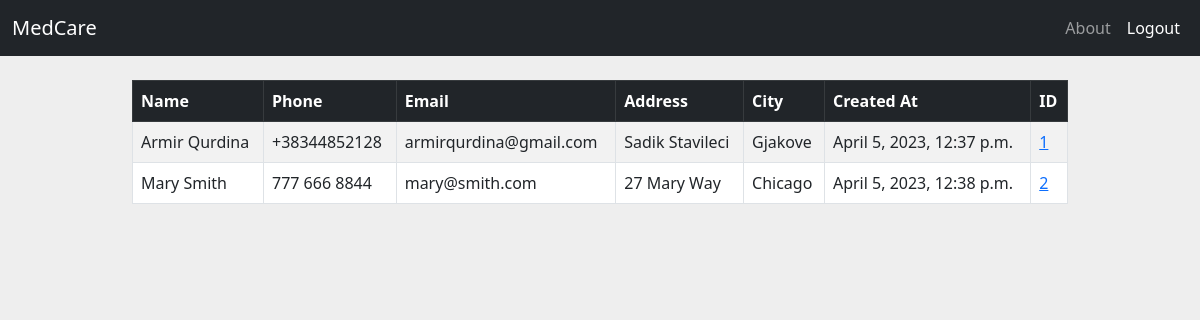
The app's page / (signed in) with its own data.
### main/models.py (models this page shows, shortened)
class Patient(models.Model):
    created_at = models.DateTimeField(auto_now_add=True)
    first_name = models.CharField(max_length=50)
    last_name = models.CharField(max_length=50)
    phone = models.CharField(max_length=20)
    email = models.CharField(max_length=100)
    address = models.CharField(max_length=100)
    city = models.CharField(max_length=50)

### main/views.py (the view)
# urls.py: path("", views.home, name='home'),
def home(request):
    patients = Patient.objects.all()
    if request.method == 'POST':
        username = request.POST['username']
        password = request.POST['password']
        user = authenticate(request, username=username, password=password)
        if user is not None:
            login(request, user)
            messages.success(request, 'You have been successfully logged in. Welcome!')
            return redirect('home')
        else:
            messages.error(request, 'Wrong credentials. Invalid username or password.')
            return redirect('home')
    else:
        return render(request, "home.html", {'patients': patients})

### main/templates/home.html (shortened to what this page needs)
{% extends 'base.html' %}
{% block content %}
    {% if user.is_authenticated %}
    <table class="table table-striped table-hover table-bordered">
        <thead class="table-dark">
          <tr>
            <th scope="col">Name</th>
            <th scope="col">Phone</th>
            <th scope="col">Email</th>
            <th scope="col">Address</th>
            <th scope="col">City</th>
            <th scope="col">Created At</th>
            <th scope="col">ID</th>
          </tr>
        </thead>
        <tbody>
            {% if patients %}
                {% for patient in patients %}
                <tr>
                    <td>{{ patient.first_name }} {{ patient.last_name }}</td>
                    <td>{{ patient.phone }}</td>
                    <td>{{ patient.email }}</td>
                    <td>{{ patient.address }}</td>
                    <td>{{ patient.city }}</td>
                    <td>{{ patient.created_at }}</td>
                    <td> <a href="{% url 'patient' patient.id %}">{{ patient.id }}</a></td>
                </tr>
                {% endfor %}
            {% endif %}
    {% endif %}
{% endblock %}

### main/templates/base.html (shortened to what this page needs)
{% load static %}
<!doctype html>
<html lang="en">
<head>
    <link href="https://cdn.jsdelivr.net/npm/bootstrap@5.3.0-alpha2/dist/css/bootstrap.min.css" rel="stylesheet"
>
    <link rel="stylesheet" href="{% static 'main/style.css' %}">
</head>
<body>
    {% include 'navbar.html' %}
    <br/>
    <div class="container">
        {% block content %}
        {% endblock %}
    </div>
</body>
</html>

### main/templates/navbar.html (shortened to what this page needs)
<nav class="navbar navbar-expand-lg navbar-dark bg-dark">
    <div class="container-fluid">
        <a class="navbar-brand" href="{% url 'home' %}">MedCare</a>
        <div class="collapse navbar-collapse" id="navbarNav">
            <ul class="navbar-nav ms-auto">
                <li class="nav-item">
                    <a class="nav-link" href="#">About</a>
                </li>
                {% if user.is_authenticated %}
                <li class="nav-item">
                    <a class="nav-link active" aria-current="page" href="{% url 'logout' %}">Logout</a>
                </li>
                {% else %}
                <li class="nav-item">
                    <a class="nav-link active" aria-current="page" href="{% url 'home' %}">Login</a>
                </li>
                {% endif %}
            </ul>
        </div>
    </div>
</nav>

### main/static/main/style.css (style rules this page uses)
body { background-color: #eee; }
.container { width: 80%; margin: 0 auto; }

### records on screen
Patient: first_name "Armir", last_name "Qurdina", phone "+38344852128", email "armirqurdina@gmail.com", address "Sadik Stavileci", city "Gjakove", created_at "April 5, 2023, 12:37 p.m.", id "1"
Patient: first_name "Mary", last_name "Smith", phone "777 666 8844", email "mary@smith.com", address "27 Mary Way", city "Chicago", created_at "April 5, 2023, 12:38 p.m.", id "2"
